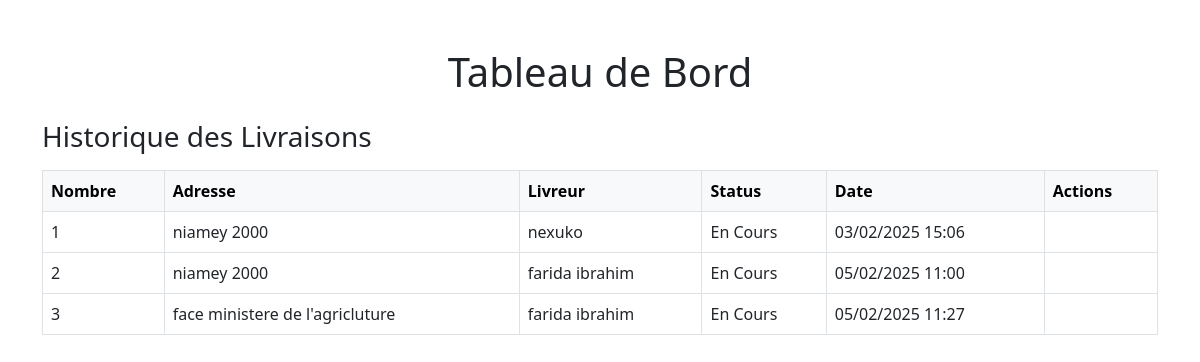
The app's page /dashboardclient_dashboard/ with its own data.
### livraison/models.py (models this page shows, shortened)
class HistoriqueLivraison(models.Model):
    livreur = models.ForeignKey(Livreur, on_delete=models.CASCADE)
    livraison = models.ForeignKey(Livraison, on_delete=models.CASCADE)
    status_at_time = models.CharField(max_length=10)
    timestamp = models.DateTimeField(auto_now_add=True)

class Livraison(models.Model):
    livreur = models.ForeignKey(Livreur, on_delete=models.SET_NULL, null=True, blank=True)
    address = models.TextField()  # adresse de livraison
    client_name = models.CharField(max_length=100)
    client_phone_number = models.CharField(max_length=15)
    status_choices = [
        ('En Attente', 'En Attente'),
        ('En Cours', 'En Cours'),
        ('Livrée', 'Livrée'),
        ('Échouée', 'Échouée'),
    ]
    status = models.CharField(max_length=10, choices=status_choices, default='En Attente')
    delivery_date = models.DateTimeField(null=True, blank=True)  # Date de livraison prévue
    delivered_at = models.DateTimeField(null=True, blank=True)  # Date de livraison réelle
    created_at = models.DateTimeField(auto_now_add=True)

class Livreur(models.Model):
    photo = models.ImageField(upload_to='images/', blank=True, null=True)
    nom = models.CharField(max_length=200 , null=True)
    phone_number = models.CharField(max_length=15)
    address = models.TextField()
    is_active = models.BooleanField(default=True)  # statut pour savoir si le livreur est actif
    created_at = models.DateTimeField(auto_now_add=True)

### livraison/views.py (the view)
# urls.py: path('client_dashboard/', views.client_dashboard, name='client_dashboard'),
def client_dashboard(request):
    client_livraisons = HistoriqueLivraison.objects.all()
    return render(request, 'dashboardclient_dashboard.html', {'historiques': client_livraisons})

### templates/dashboardclient_dashboard.html (shortened to what this page needs)
<!DOCTYPE html>
<html lang="en">
<head>
    <link href="https://cdn.jsdelivr.net/npm/bootstrap@5.3.0-alpha3/dist/css/bootstrap.min.css" rel="stylesheet">
</head>
<body>
    <div class="container my-5">
        <h1 class="text-center">Tableau de Bord</h1>
        <h3 class="mt-4">Historique des Livraisons</h3>
        <table class="table table-bordered mt-3">
            <thead class="table-light">
                <tr>
                    <th>Nombre</th>
                    <th>Adresse</th>
                    <th>Livreur</th>
                    <th>Status</th>
                    <th>Date</th>
                    <th>Actions</th>
                </tr>
            </thead>
            <tbody>
                {% for historique in historiques %}
                <tr>
                    <td>{{ forloop.counter }}</td>
                    <td>{{ historique.livraison.address }}</td>
                    <td>{{ historique.livreur.nom }}</td>
                    <td>{{ historique.status_at_time }}</td>
                    <td>{{ historique.timestamp|date:"d/m/Y H:i" }}</td>
                    <td>
                    </td>
                </tr>
                {% endfor %}
            </tbody>
        </table>
    </div>
</body>
</html>

### records on screen
HistoriqueLivraison: livraison.address "niamey 2000", livreur.nom "nexuko", status_at_time "En Cours", timestamp "03/02/2025 15:06"
HistoriqueLivraison: livraison.address "niamey 2000", livreur.nom "farida ibrahim", status_at_time "En Cours", timestamp "05/02/2025 11:00"
HistoriqueLivraison: livraison.address "face ministere de l'agricluture", livreur.nom "farida ibrahim", status_at_time "En Cours", timestamp "05/02/2025 11:27"
